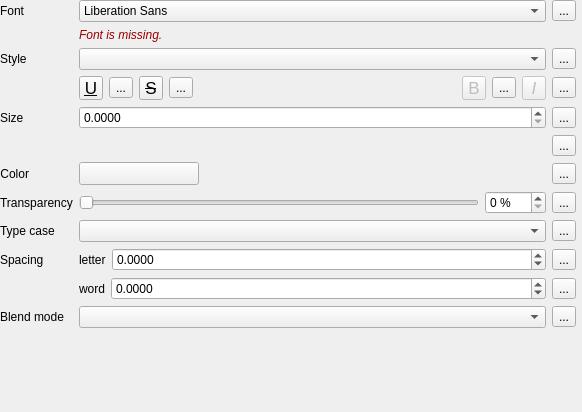
                    <widget class="QWidget" name="scrollAreaWidgetContents">
                     <property name="geometry">
                      <rect>
                       <x>0</x>
                       <y>0</y>
                       <width>582</width>
                       <height>412</height>
                      </rect>
                     </property>
                     <layout class="QVBoxLayout" name="verticalLayout_2">
                      <property name="leftMargin">
                       <number>0</number>
                      </property>
                      <property name="topMargin">
                       <number>0</number>
                      </property>
                      <property name="rightMargin">
                       <number>6</number>
                      </property>
                      <property name="bottomMargin">
                       <number>0</number>
                      </property>
                      <item>
                       <widget class="QFrame" name="mFontStyleGroupBox">
                        <property name="sizePolicy">
                         <sizepolicy hsizetype="Preferred" vsizetype="Maximum">
                          <horstretch>0</horstretch>
                          <verstretch>0</verstretch>
                         </sizepolicy>
                        </property>
                        <property name="maximumSize">
                         <size>
                          <width>16777215</width>
                          <height>16777215</height>
                         </size>
                        </property>
                        <layout class="QGridLayout" name="gridLayout_6">
                         <property name="margin">
                          <number>0</number>
                         </property>
                         <item row="9" column="1" colspan="2">
                          <layout class="QHBoxLayout" name="horizontalLayout_14">
                           <item>
                            <widget class="QLabel" name="mFontLetterSpacingLabel">
                             <property name="sizePolicy">
                              <sizepolicy hsizetype="Maximum" vsizetype="Preferred">
                               <horstretch>0</horstretch>
                               <verstretch>0</verstretch>
                              </sizepolicy>
                             </property>
                             <property name="text">
                              <string>letter</string>
                             </property>
                            </widget>
                           </item>
                           <item>
                            <widget class="QDoubleSpinBox" name="mFontLetterSpacingSpinBox">
                             <property name="sizePolicy">
                              <sizepolicy hsizetype="Preferred" vsizetype="Fixed">
                               <horstretch>0</horstretch>
                               <verstretch>0</verstretch>
                              </sizepolicy>
                             </property>
                             <property name="toolTip">
                              <string>Space in pixels or map units, relative to size unit choice</string>
                             </property>
                             <property name="decimals">
                              <number>4</number>
                             </property>
                             <property name="minimum">
                              <double>-1000.000000000000000</double>
                             </property>
                             <property name="maximum">
                              <double>999999999.000000000000000</double>
                             </property>
                            </widget>
                           </item>
                           <item>
                            <widget class="QgsDataDefinedButton" name="mFontLetterSpacingDDBtn">
                             <property name="text">
                              <string>...</string>
                             </property>
                            </widget>
                           </item>
                          </layout>
                         </item>
                         <item row="4" column="1">
                          <widget class="QDoubleSpinBox" name="mFontSizeSpinBox">
                           <property name="sizePolicy">
                            <sizepolicy hsizetype="Expanding" vsizetype="Fixed">
                             <horstretch>0</horstretch>
                             <verstretch>0</verstretch>
                            </sizepolicy>
                           </property>
                           <property name="minimumSize">
                            <size>
                             <width>0</width>
                             <height>0</height>
                            </size>
                           </property>
                           <property name="decimals">
                            <number>4</number>
                           </property>
                           <property name="maximum">
                            <double>999999999.000000000000000</double>
                           </property>
                          </widget>
                         </item>
                         <item row="2" column="0">
                          <widget class="QLabel" name="mFontStyleLabel">
                           <property name="sizePolicy">
                            <sizepolicy hsizetype="Maximum" vsizetype="Preferred">
                             <horstretch>0</horstretch>
                             <verstretch>0</verstretch>
                            </sizepolicy>
                           </property>
                           <property name="text">
                            <string>Style</string>
                           </property>
                          </widget>
                         </item>
                         <item row="8" column="1">
                          <widget class="QComboBox" name="mFontCapitalsComboBox">
                           <property name="enabled">
                            <bool>true</bool>
                           </property>
                           <property name="sizePolicy">
                            <sizepolicy hsizetype="Preferred" vsizetype="Fixed">
                             <horstretch>0</horstretch>
                             <verstretch>0</verstretch>
                            </sizepolicy>
                           </property>
                           <property name="maximumSize">
                            <size>
                             <width>16777215</width>
                             <height>16777215</height>
                            </size>
                           </property>
                           <property name="toolTip">
                            <string>Capitalization style of text</string>
                           </property>
                          </widget>
                         </item>
                         <item row="7" column="0">
                          <widget class="QLabel" name="mFontTranspLabel">
                           <property name="enabled">
                            <bool>true</bool>
                           </property>
                           <property name="text">
                            <string>Transparency</string>
                           </property>
                          </widget>
                         </item>
                         <item row="0" column="0">
                          <widget class="QLabel" name="mFontLabel">
                           <property name="sizePolicy">
                            <sizepolicy hsizetype="Preferred" vsizetype="Preferred">
                             <horstretch>0</horstretch>
                             <verstretch>0</verstretch>
                            </sizepolicy>
                           </property>
                           <property name="text">
                            <string>Font</string>
                           </property>
                           <property name="alignment">
                            <set>Qt::AlignLeading|Qt::AlignLeft|Qt::AlignVCenter</set>
                           </property>
                          </widget>
                         </item>
                         <item row="2" column="1">
                          <widget class="QComboBox" name="mFontStyleComboBox">
                           <property name="sizePolicy">
                            <sizepolicy hsizetype="Expanding" vsizetype="Fixed">
                             <horstretch>0</horstretch>
                             <verstretch>0</verstretch>
                            </sizepolicy>
                           </property>
                           <property name="minimumSize">
                            <size>
                             <width>0</width>
                             <height>0</height>
                            </size>
                           </property>
                           <property name="maximumSize">
                            <size>
                             <width>16777215</width>
                             <height>16777215</height>
                            </size>
                           </property>
                           <property name="toolTip">
                            <string>Available typeface styles</string>
                           </property>
                           <property name="sizeAdjustPolicy">
                            <enum>QComboBox::AdjustToContentsOnFirstShow</enum>
                           </property>
                          </widget>
                         </item>
                         <item row="8" column="2">
                          <widget class="QgsDataDefinedButton" name="mFontCaseDDBtn">
                           <property name="text">
                            <string>...</string>
                           </property>
                          </widget>
                         </item>
                         <item row="5" column="2">
                          <widget class="QgsDataDefinedButton" name="mFontUnitsDDBtn">
                           <property name="text">
                            <string>...</string>
                           </property>
                          </widget>
                         </item>
                         <item row="6" column="2">
                          <widget class="QgsDataDefinedButton" name="mFontColorDDBtn">
                           <property name="text">
                            <string>...</string>
                           </property>
                          </widget>
                         </item>
                         <item row="0" column="2">
                          <widget class="QgsDataDefinedButton" name="mFontDDBtn">
                           <property name="text">
                            <string>...</string>
                           </property>
                          </widget>
                         </item>
                         <item row="7" column="2">
                          <widget class="QgsDataDefinedButton" name="mFontTranspDDBtn">
                           <property name="text">
                            <string>...</string>
                           </property>
                          </widget>
                         </item>
                         <item row="7" column="1">
                          <widget class="QFrame" name="frame">
                           <property name="sizePolicy">
                            <sizepolicy hsizetype="Preferred" vsizetype="Maximum">
                             <horstretch>0</horstretch>
                             <verstretch>0</verstretch>
                            </sizepolicy>
                           </property>
                           <layout class="QHBoxLayout" name="horizontalLayout_23">
                            <property name="margin">
                             <number>0</number>
                            </property>
                            <item>
                             <widget class="QSlider" name="mFontTranspSlider">
                              <property name="enabled">
                               <bool>true</bool>
                              </property>
                              <property name="minimumSize">
                               <size>
                                <width>0</width>
                                <height>0</height>
                               </size>
                              </property>
                              <property name="maximumSize">
                               <size>
                                <width>16777215</width>
                                <height>16777215</height>
                               </size>
                              </property>
                              <property name="maximum">
                               <number>100</number>
                              </property>
                              <property name="orientation">
                               <enum>Qt::Horizontal</enum>
                              </property>
                             </widget>
                            </item>
                            <item>
                             <widget class="QSpinBox" name="mFontTranspSpinBox">
                              <property name="enabled">
                               <bool>true</bool>
                              </property>
                              <property name="sizePolicy">
                               <sizepolicy hsizetype="Maximum" vsizetype="Fixed">
                                <horstretch>0</horstretch>
                                <verstretch>0</verstretch>
                               </sizepolicy>
                              </property>
                              <property name="suffix">
                               <string> %</string>
                              </property>
                              <property name="maximum">
                               <number>100</number>
                              </property>
                             </widget>
                            </item>
                           </layout>
                          </widget>
                         </item>
                         <item row="8" column="0">
                          <widget class="QLabel" name="mFontCapitalsLabel">
                           <property name="sizePolicy">
                            <sizepolicy hsizetype="Maximum" vsizetype="Preferred">
                             <horstretch>0</horstretch>
                             <verstretch>0</verstretch>
                            </sizepolicy>
                           </property>
                           <property name="text">
                            <string>Type case</string>
                           </property>
                          </widget>
                         </item>
                         <item row="11" column="2">
                          <widget class="QgsDataDefinedButton" name="mFontBlendModeDDBtn">
                           <property name="text">
                            <string>...</string>
                           </property>
                          </widget>
                         </item>
                         <item row="6" column="0">
                          <widget class="QLabel" name="mFontColorLabel">
                           <property name="sizePolicy">
                            <sizepolicy hsizetype="Maximum" vsizetype="Preferred">
                             <horstretch>0</horstretch>
                             <verstretch>0</verstretch>
                            </sizepolicy>
                           </property>
                           <property name="text">
                            <string>Color</string>
                           </property>
                           <property name="alignment">
                            <set>Qt::AlignRight|Qt::AlignTrailing|Qt::AlignVCenter</set>
                           </property>
                          </widget>
                         </item>
                         <item row="4" column="2">
                          <widget class="QgsDataDefinedButton" name="mFontSizeDDBtn">
                           <property name="text">
                            <string>...</string>
                           </property>
                          </widget>
                         </item>
                         <item row="9" column="0">
                          <widget class="QLabel" name="label_10">
                           <property name="text">
                            <string>Spacing</string>
                           </property>
                          </widget>
                         </item>
                         <item row="6" column="1">
                          <widget class="QgsColorButtonV2" name="btnTextColor">
                           <property name="sizePolicy">
                            <sizepolicy hsizetype="Fixed" vsizetype="Fixed">
                             <horstretch>0</horstretch>
                             <verstretch>0</verstretch>
                            </sizepolicy>
                           </property>
                           <property name="minimumSize">
                            <size>
                             <width>120</width>
                             <height>0</height>
                            </size>
                           </property>
                           <property name="maximumSize">
                            <size>
                             <width>120</width>
                             <height>16777215</height>
                            </size>
                           </property>
                          </widget>
                         </item>
                         <item row="11" column="0">
                          <widget class="QLabel" name="labelBlendMode">
                           <property name="text">
                            <string>Blend mode</string>
                           </property>
                          </widget>
                         </item>
                         <item row="10" column="1" colspan="2">
                          <layout class="QHBoxLayout" name="horizontalLayout_15">
                           <item>
                            <widget class="QLabel" name="mFontWordSpacingLabel">
                             <property name="sizePolicy">
                              <sizepolicy hsizetype="Maximum" vsizetype="Preferred">
                               <horstretch>0</horstretch>
                               <verstretch>0</verstretch>
                              </sizepolicy>
                             </property>
                             <property name="text">
                              <string>word</string>
                             </property>
                            </widget>
                           </item>
                           <item>
                            <widget class="QDoubleSpinBox" name="mFontWordSpacingSpinBox">
                             <property name="sizePolicy">
                              <sizepolicy hsizetype="Preferred" vsizetype="Fixed">
                               <horstretch>0</horstretch>
                               <verstretch>0</verstretch>
                              </sizepolicy>
                             </property>
                             <property name="toolTip">
                              <string>Space in pixels or map units, relative to size unit choice</string>
                             </property>
                             <property name="decimals">
                              <number>4</number>
                             </property>
                             <property name="minimum">
                              <double>-1000.000000000000000</double>
                             </property>
                             <property name="maximum">
                              <double>999999999.000000000000000</double>
                             </property>
                            </widget>
                           </item>
                           <item>
                            <widget class="QgsDataDefinedButton" name="mFontWordSpacingDDBtn">
                             <property name="text">
                              <string>...</string>
                             </property>
                            </widget>
                           </item>
                          </layout>
                         </item>
                         <item row="3" column="1" colspan="2">
                          <layout class="QHBoxLayout" name="horizontalLayout_13">
                           <item>
                            <widget class="QToolButton" name="mFontUnderlineBtn">
                             <property name="enabled">
                              <bool>true</bool>
                             </property>
                             <property name="minimumSize">
                              <size>
                               <width>24</width>
                               <height>24</height>
                              </size>
                             </property>
                             <property name="maximumSize">
                              <size>
                               <width>24</width>
                               <height>24</height>
                              </size>
                             </property>
                             <property name="font">
                              <font>
                               <pointsize>13</pointsize>
                               <underline>true</underline>
                              </font>
                             </property>
                             <property name="toolTip">
                              <string>Underlined text</string>
                             </property>
                             <property name="text">
                              <string>U</string>
                             </property>
                             <property name="checkable">
                              <bool>true</bool>
                             </property>
                            </widget>
                           </item>
                           <item>
                            <widget class="QgsDataDefinedButton" name="mFontUnderlineDDBtn">
                             <property name="text">
                              <string>...</string>
                             </property>
                            </widget>
                           </item>
                           <item>
                            <widget class="QToolButton" name="mFontStrikethroughBtn">
                             <property name="enabled">
                              <bool>true</bool>
                             </property>
                             <property name="minimumSize">
                              <size>
                               <width>24</width>
                               <height>24</height>
                              </size>
                             </property>
                             <property name="maximumSize">
                              <size>
                               <width>24</width>
                               <height>24</height>
                              </size>
                             </property>
                             <property name="font">
                              <font>
                               <pointsize>13</pointsize>
                               <strikeout>true</strikeout>
                              </font>
                             </property>
                             <property name="toolTip">
                              <string>Strikeout text</string>
                             </property>
                             <property name="text">
                              <string>S</string>
                             </property>
                             <property name="checkable">
                              <bool>true</bool>
                             </property>
                            </widget>
                           </item>
                           <item>
                            <widget class="QgsDataDefinedButton" name="mFontStrikeoutDDBtn">
                             <property name="text">
                              <string>...</string>
                             </property>
                            </widget>
                           </item>
                           <item>
                            <spacer name="horizontalSpacer_11">
                             <property name="orientation">
                              <enum>Qt::Horizontal</enum>
                             </property>
                             <property name="sizeHint" stdset="0">
                              <size>
                               <width>0</width>
                               <height>20</height>
                              </size>
                             </property>
                            </spacer>
                           </item>
                           <item>
                            <widget class="QToolButton" name="mFontBoldBtn">
                             <property name="enabled">
                              <bool>false</bool>
                             </property>
                             <property name="minimumSize">
                              <size>
                               <width>24</width>
                               <height>24</height>
                              </size>
                             </property>
                             <property name="maximumSize">
                              <size>
                               <width>24</width>
                               <height>24</height>
                              </size>
                             </property>
                             <property name="font">
                              <font>
                               <pointsize>13</pointsize>
                              </font>
                             </property>
                             <property name="toolTip">
                              <string>Bold text
(data defined only, overrides Style)</string>
                             </property>
                             <property name="text">
                              <string>B</string>
                             </property>
                             <property name="checkable">
                              <bool>true</bool>
                             </property>
                            </widget>
                           </item>
                           <item>
                            <widget class="QgsDataDefinedButton" name="mFontBoldDDBtn">
                             <property name="text">
                              <string>...</string>
                             </property>
                            </widget>
                           </item>
                           <item>
                            <widget class="QToolButton" name="mFontItalicBtn">
                             <property name="enabled">
                              <bool>false</bool>
                             </property>
                             <property name="minimumSize">
                              <size>
                               <width>24</width>
                               <height>24</height>
                              </size>
                             </property>
                             <property name="maximumSize">
                              <size>
                               <width>24</width>
                               <height>24</height>
                              </size>
                             </property>
                             <property name="font">
                              <font>
                               <pointsize>13</pointsize>
                               <italic>true</italic>
                              </font>
                             </property>
                             <property name="toolTip">
                              <string>Italic text
(data defined only, overrides Style)</string>
                             </property>
                             <property name="text">
                              <string>I</string>
                             </property>
                             <property name="checkable">
                              <bool>true</bool>
                             </property>
                            </widget>
                           </item>
                           <item>
                            <widget class="QgsDataDefinedButton" name="mFontItalicDDBtn">
                             <property name="text">
                              <string>...</string>
                             </property>
                            </widget>
                           </item>
                          </layout>
                         </item>
                         <item row="11" column="1">
                          <widget class="QgsBlendModeComboBox" name="comboBlendMode"/>
                         </item>
                         <item row="2" column="2">
                          <widget class="QgsDataDefinedButton" name="mFontStyleDDBtn">
                           <property name="text">
                            <string>...</string>
                           </property>
                          </widget>
                         </item>
                         <item row="4" column="0">
                          <widget class="QLabel" name="mFontSizeLabel">
                           <property name="sizePolicy">
                            <sizepolicy hsizetype="Maximum" vsizetype="Preferred">
                             <horstretch>0</horstretch>
                             <verstretch>0</verstretch>
                            </sizepolicy>
                           </property>
                           <property name="text">
                            <string>Size</string>
                           </property>
                          </widget>
                         </item>
                         <item row="1" column="1">
                          <widget class="QFrame" name="mFontFamilyFrame">
                           <layout class="QHBoxLayout" name="horizontalLayout_5">
                            <property name="margin">
                             <number>0</number>
                            </property>
                            <item>
                             <widget class="QLabel" name="mFontMissingLabel">
                              <property name="sizePolicy">
                               <sizepolicy hsizetype="Expanding" vsizetype="Preferred">
                                <horstretch>0</horstretch>
                                <verstretch>0</verstretch>
                               </sizepolicy>
                              </property>
                              <property name="styleSheet">
                               <string notr="true">color: #990000;
font-style: italic;</string>
                              </property>
                              <property name="text">
                               <string>Font is missing.</string>
                              </property>
                              <property name="alignment">
                               <set>Qt::AlignLeading|Qt::AlignLeft|Qt::AlignVCenter</set>
                              </property>
                             </widget>
                            </item>
                           </layout>
                          </widget>
                         </item>
                         <item row="0" column="1">
                          <widget class="QFontComboBox" name="mFontFamilyCmbBx">
                           <property name="editable">
                            <bool>false</bool>
                           </property>
                          </widget>
                         </item>
                         <item row="5" column="1">
                          <widget class="QgsUnitSelectionWidget" name="mFontSizeUnitWidget" native="true"/>
                         </item>
                        </layout>
                       </widget>
                      </item>
                      <item>
                       <spacer name="verticalSpacer_2">
                        <property name="orientation">
                         <enum>Qt::Vertical</enum>
                        </property>
                        <property name="sizeHint" stdset="0">
                         <size>
                          <width>20</width>
                          <height>0</height>
                         </size>
                        </property>
                       </spacer>
                      </item>
                     </layout>
                    </widget>
